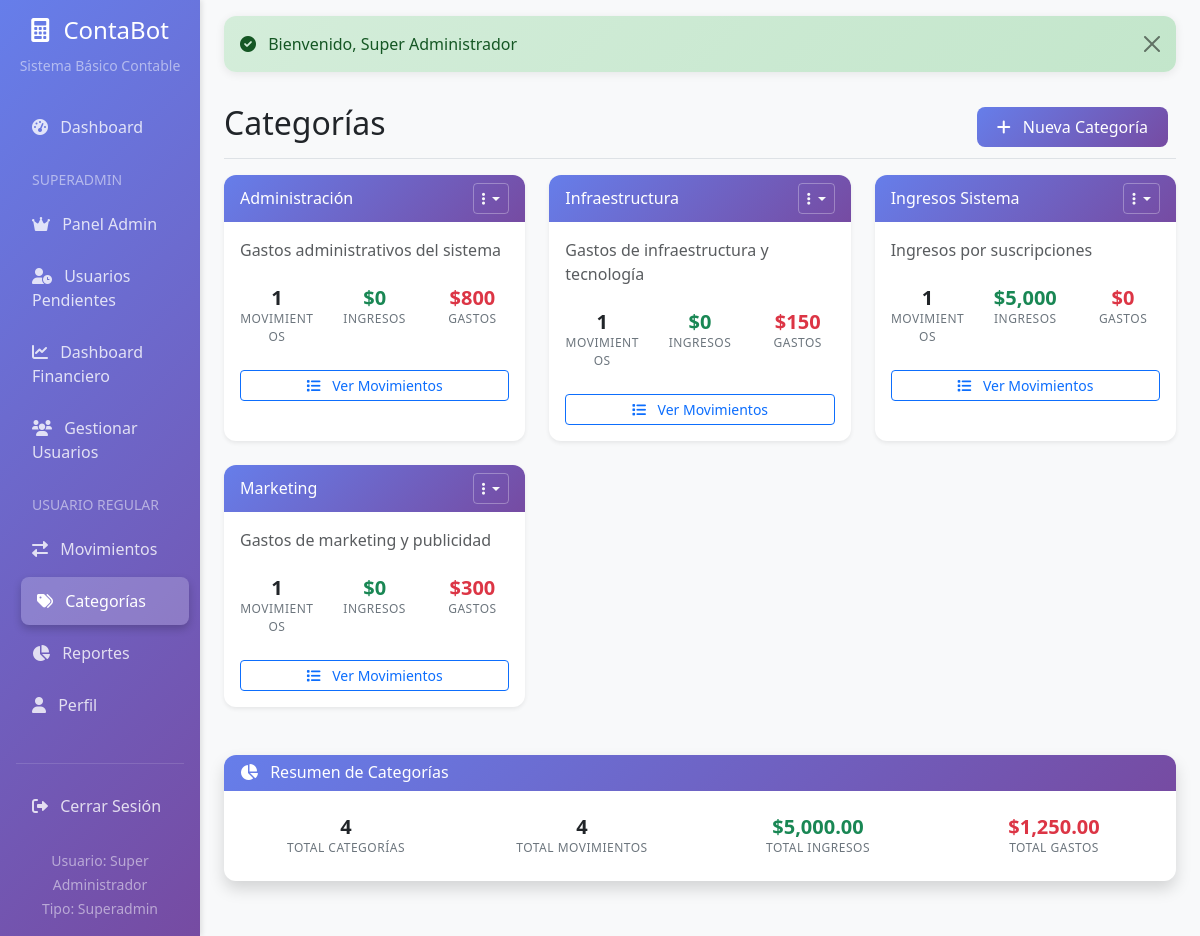
Page /categories (signed in) on the committed database.
### tables this page shows
CREATE TABLE categories (
    id INT AUTO_INCREMENT PRIMARY KEY,
    user_id INT NOT NULL,
    name VARCHAR(255) NOT NULL,
    description TEXT,
    color VARCHAR(7) DEFAULT '#007bff',
    created_at DATETIME DEFAULT CURRENT_TIMESTAMP,
    FOREIGN KEY (user_id) REFERENCES users(id) ON DELETE CASCADE
);

### controllers/CategoryController.php (called while the page is built, shortened)
<?php
require_once 'BaseController.php';
class CategoryController extends BaseController {
    private $categoryModel;
    public function __construct() {
        $this->categoryModel = new Category($this->db);
    }
    public function index() {
        $userId = $_SESSION['user_id'];
        $categories = $this->categoryModel->getCategoriesWithStats($userId);
        $data = [
            'title' => 'Categorías - ContaBot',
            'categories' => $categories,
            'flash' => $this->getFlash()
        ];
        $this->viewWithLayout('categories/index', $data);
    }
}
?>

### public/index.php (called while the page is built, shortened)
<?php
require_once '../config/config.php';
$url = '';
if (isset($_GET['url'])) {
    $url = $_GET['url'];
} else {
    $requestUri = $_SERVER['REQUEST_URI'] ?? '';
    $url = trim(parse_url($requestUri, PHP_URL_PATH), '/');
}
$url = rtrim($url, '/');
$url = filter_var($url, FILTER_SANITIZE_URL);
$urlParts = $url ? explode('/', $url) : ['dashboard'];
$action = isset($urlParts[1]) ? $urlParts[1] : 'index';
$params = array_slice($urlParts, 2);
$controller = new $controllerClass();
$method = $action;
try {
    call_user_func_array([$controller, $method], $params);
} catch (Exception $e) {
    http_response_code(500);
    echo "500 - Internal Server Error";
    if (ini_get('display_errors')) {
        echo "<br>Error: " . $e->getMessage();
    }
}
?>

### config/config.php (called while the page is built, shortened)
<?php
require_once ROOT_PATH . '/config/database.php';
function autoload($className) {
    $paths = [
        ROOT_PATH . '/models/' . $className . '.php',
        ROOT_PATH . '/controllers/' . $className . '.php'
    ];
    foreach ($paths as $path) {
        if (file_exists($path)) {
            return;
        }
    }
}
?>

### config/database.php (called while the page is built, shortened)
<?php
class Database {
    private $host = 'localhost';
    private $db_name = 'ejercito_contabot';
    private $username = 'ejercito_contabot';
    private $password = 'Danjohn007!';
    private $charset = 'utf8mb4';
    public function getConnection() {
        $this->conn = null;
        try {
            $dsn = "mysql:host=" . $this->host . ";dbname=" . $this->db_name . ";charset=" . $this->charset;
            $this->conn = new PDO($dsn, $this->username, $this->password);
            $this->conn->setAttribute(PDO::ATTR_ERRMODE, PDO::ERRMODE_EXCEPTION);
            $this->conn->setAttribute(PDO::ATTR_DEFAULT_FETCH_MODE, PDO::FETCH_ASSOC);
        } catch(PDOException $exception) {
            echo "Connection error: " . $exception->getMessage();
            return $this->getSQLiteConnection();
        }
        return $this->conn;
    }
    private function canConnectToMySQL() {
        try {
            return true;
        } catch(PDOException $e) {
            return false;
        }
    }
}
?>

### models/Category.php (called while the page is built, shortened)
<?php
class Category {
    private $conn;
    public function __construct($db) {
        $this->conn = $db;
    }
    public function getCategoriesWithStats($userId) {
        $query = "SELECT c.*,
                         COUNT(m.id) as movement_count,
                         COALESCE(SUM(CASE WHEN m.type = 'expense' THEN m.amount ELSE 0 END), 0) as total_expenses,
                         COALESCE(SUM(CASE WHEN m.type = 'income' THEN m.amount ELSE 0 END), 0) as total_income
                  FROM categories c
                  LEFT JOIN movements m ON c.id = m.category_id
                  WHERE c.user_id = ?
                  GROUP BY c.id
                  ORDER BY c.name ASC";
        $stmt = $this->conn->prepare($query);
        $stmt->execute([$userId]);
        return $stmt->fetchAll();
    }
}
?>

### views/categories/index.php (the view, shortened to what this page needs)
<div class="d-flex justify-content-between flex-wrap flex-md-nowrap align-items-center pt-3 pb-2 mb-3 border-bottom">
    <h1 class="h2">Categorías</h1>
    <div class="btn-toolbar mb-2 mb-md-0">
        <div class="btn-group me-2">
            <a href="<?php echo BASE_URL; ?>categories/create" class="btn btn-primary">
                <i class="fas fa-plus me-2"></i>
                Nueva Categoría
            </a>
        </div>
    </div>
</div>
<?php if (!empty($categories)): ?>
<div class="row">
    <?php foreach ($categories as $category): ?>
    <div class="col-lg-4 col-md-6 mb-4">
        <div class="card shadow-sm h-100 category-card" data-category-id="<?php echo $category['id']; ?>">
            <div class="card-header" style="background-color: <?php echo $category['color']; ?>; color: white;">
                <div class="d-flex justify-content-between align-items-center">
                    <h6 class="m-0 font-weight-bold">
                        <?php echo htmlspecialchars($category['name']); ?>
                    </h6>
                    <div class="dropdown">
                        <button class="btn btn-sm btn-outline-light dropdown-toggle" type="button"
                                data-bs-toggle="dropdown" aria-expanded="false">
                            <i class="fas fa-ellipsis-v"></i>
                        </button>
                    </div>
                </div>
            </div>
            <div class="card-body">
                <?php if (!empty($category['description'])): ?>
                <p class="card-text text-muted mb-3">
                    <?php echo htmlspecialchars($category['description']); ?>
                </p>
                <?php endif; ?>
                <div class="row text-center">
                    <div class="col-4">
                        <div class="stat-item">
                            <div class="stat-value"><?php echo $category['movement_count']; ?></div>
                            <div class="stat-label">Movimientos</div>
                        </div>
                    </div>
                    <div class="col-4">
                        <div class="stat-item">
                            <div class="stat-value text-success">$<?php echo number_format($category['total_income'], 0); ?></div>
                            <div class="stat-label">Ingresos</div>
                        </div>
                    </div>
                    <div class="col-4">
                        <div class="stat-item">
                            <div class="stat-value text-danger">$<?php echo number_format($category['total_expenses'], 0); ?></div>
                            <div class="stat-label">Gastos</div>
                        </div>
                    </div>
                </div>
                <?php if ($category['movement_count'] > 0): ?>
                <div class="mt-3">
                    <a href="<?php echo BASE_URL; ?>movements?category_id=<?php echo $category['id']; ?>"
                       class="btn btn-sm btn-outline-primary w-100">
                        <i class="fas fa-list me-2"></i>
                        Ver Movimientos
                    </a>
                </div>
                <?php endif; ?>
            </div>
        </div>
    </div>
    <?php endforeach; ?>
</div>
<div class="row mt-4">
    <div class="col-12">
        <div class="card shadow">
            <div class="card-header">
                <h6 class="m-0 font-weight-bold">
                    <i class="fas fa-chart-pie me-2"></i>
                    Resumen de Categorías
                </h6>
            </div>
            <div class="card-body">
                <div class="row">
                    <div class="col-md-3 text-center">
                        <div class="stat-item">
                            <div class="stat-value"><?php echo count($categories); ?></div>
                            <div class="stat-label">Total Categorías</div>
                        </div>
                    </div>
                    <div class="col-md-3 text-center">
                        <div class="stat-item">
                            <div class="stat-value">
                                <?php echo array_sum(array_column($categories, 'movement_count')); ?>
                            </div>
                            <div class="stat-label">Total Movimientos</div>
                        </div>
                    </div>
                    <div class="col-md-3 text-center">
                        <div class="stat-item">
                            <div class="stat-value text-success">
                                $<?php echo number_format(array_sum(array_column($categories, 'total_income')), 2); ?>
                            </div>
                            <div class="stat-label">Total Ingresos</div>
                        </div>
                    </div>
                    <div class="col-md-3 text-center">
                        <div class="stat-item">
                            <div class="stat-value text-danger">
                                $<?php echo number_format(array_sum(array_column($categories, 'total_expenses')), 2); ?>
                            </div>
                            <div class="stat-label">Total Gastos</div>
                        </div>
                    </div>
                </div>
            </div>
        </div>
    </div>
</div>
<?php endif; ?>

### assets/css/app.css (style rules this page uses)
:root { --primary-gradient: linear-gradient(135deg, #667eea 0%, #764ba2 100%); --shadow-light: 0 2px 10px rgba(0,0,0,0.08); --shadow-medium: 0 5px 15px rgba(0,0,0,0.1); --border-radius: 12px; }
body { font-family: 'Segoe UI', Tahoma, Geneva, Verdana, sans-serif; background-color: #f8f9fa; }
.card { border: none; border-radius: var(--border-radius); box-shadow: var(--shadow-light); transition: all 0.3s ease; }
.card-header { background: var(--primary-gradient); color: white; border-radius: var(--border-radius) var(--border-radius) 0 0 !important; border: none; }
.btn-primary { background: var(--primary-gradient); border: none; border-radius: 8px; padding: 8px 20px; font-weight: 500; transition: all 0.3s ease; }

### views/layout/main.php (style rules this page uses)
.card { border: none; border-radius: 12px; box-shadow: 0 2px 10px rgba(0,0,0,0.08); }
.card-header { background: linear-gradient(135deg, #667eea 0%, #764ba2 100%); color: white; border-radius: 12px 12px 0 0 !important; }

### views/categories/index.php (style rules this page uses)
.category-card { transition: all 0.3s ease; border: none; }
.stat-item { padding: 0.5rem 0; }
.stat-value { font-size: 1.25rem; font-weight: bold; line-height: 1.2; }
.stat-label { font-size: 0.75rem; color: #6c757d; text-transform: uppercase; letter-spacing: 0.5px; }
.card-header .dropdown-toggle { border: 1px solid rgba(255,255,255,0.3); }

### rows in the picture
categories: name "Administración", description "Gastos administrativos del sistema", movement_count "1", total_income "0", total_expenses "800"
categories: name "Infraestructura", description "Gastos de infraestructura y tecnología", movement_count "1", total_income "0", total_expenses "150"
categories: name "Ingresos Sistema", description "Ingresos por suscripciones", movement_count "1", total_income "5,000", total_expenses "0"
categories: name "Marketing", description "Gastos de marketing y publicidad", movement_count "1", total_income "0", total_expenses "300"

### other values in the picture
$_SESSION['user_name'] "Super Administrador"
$_SESSION['user_type'] "Superadmin"
$flash['success'] "Bienvenido, Super Administrador"
count($categories) "4"
array_sum(array_column($categories, 'movement_count')) "4"
array_sum(array_column($categories, 'total_income')) "5,000.00"
array_sum(array_column($categories, 'total_expenses')) "1,250.00"
